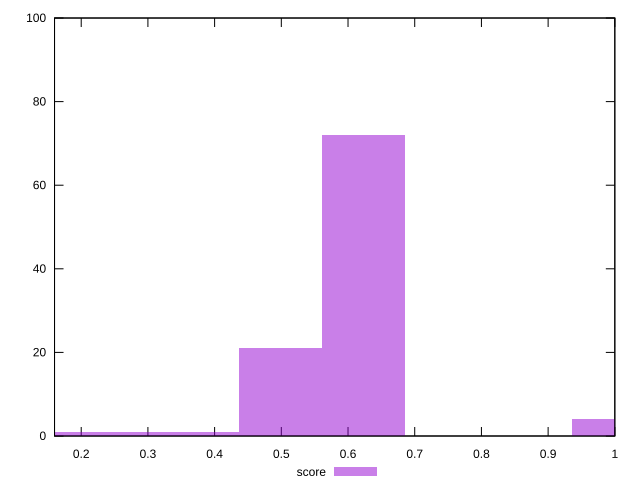

Write the gnuplot code that produced this figure.
reset

$score <<EOF
0.6234593882352477 72
0.4987675105881981 21
0.9975350211763963 4
0.24938375529409906 1
0.3740756329411486 1
0.12469187764704953 1
EOF

set key outside below
set boxwidth 0.12469187764704953
set xrange [0.16:1]
set yrange [0:100]
set trange [0:100]
set style fill transparent solid 0.5 noborder
set terminal svg size 640, 490 enhanced background rgb 'white'
set output "report_00009_2021-02-08T22-37-41.559Z/max-potential-fid/samples/pages+cached+noadtech+nomedia/score/histogram.svg"

plot $score title "score" with boxes

reset
